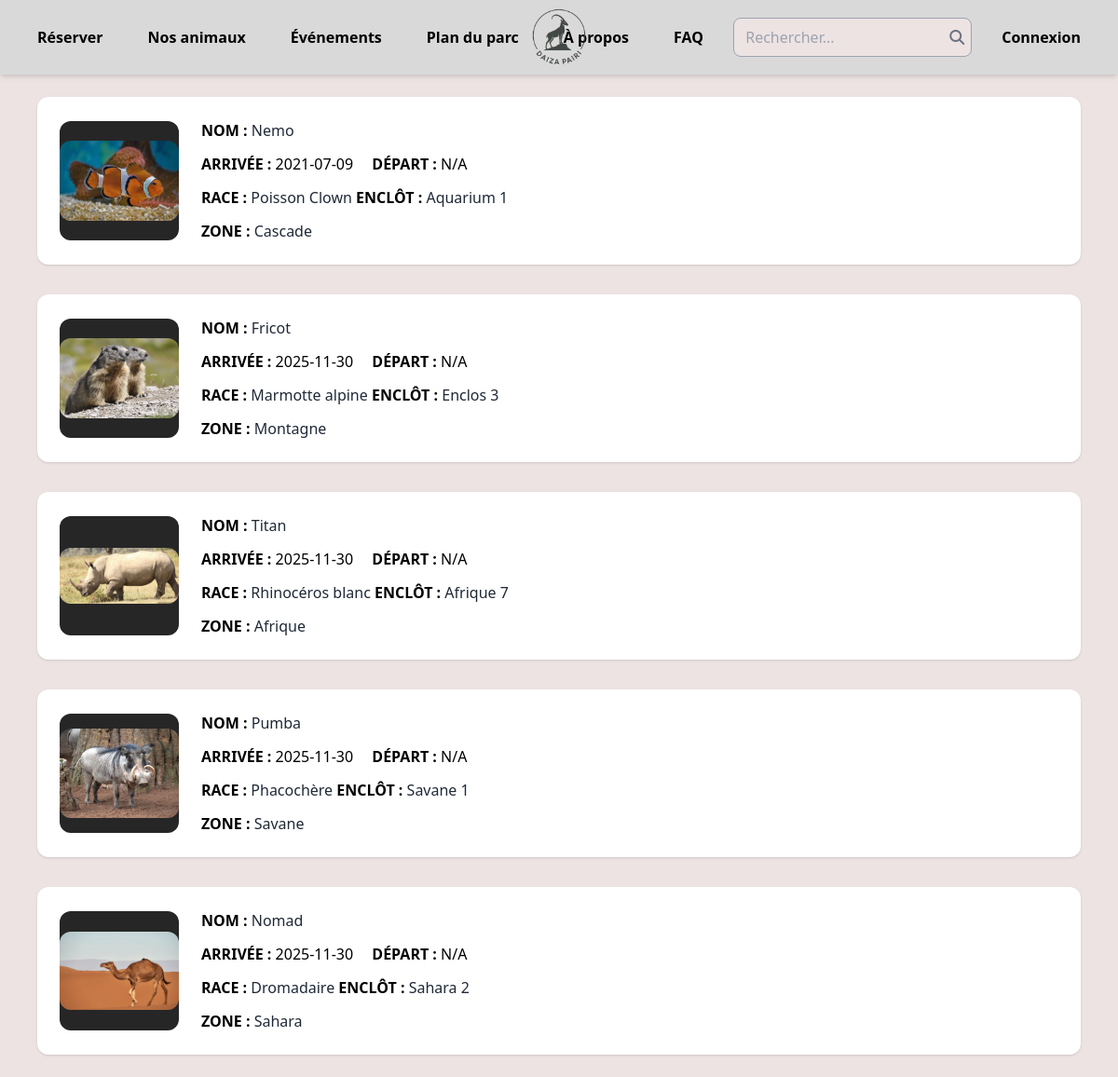
Page /animals on the committed database.
### server.py (models this page shows)
class Animal(db.Model):
    id = db.Column(db.Integer, primary_key=True)
    nom = db.Column(db.String(80), nullable=False)
    enclot = db.Column(db.String(80), nullable=False)
    zone = db.Column(db.String(100), nullable=False)
    espèce = db.Column(db.String(80), nullable=False)
    arrive = db.Column(db.String(80), nullable=False)
    depart = db.Column(db.String(80))
    soin = db.Column(db.String(80))
    image = db.Column(db.String(200))
    soins = db.relationship(
        "Soin",
        backref="animal",
        cascade="all, delete-orphan",
        lazy=True
    )

### server.py (the view)
@app.route('/animals')
def animal():
    zone = request.args.get('zone')
    nom = request.args.get('nom')
    enclot = request.args.get('enclot')
    if zone:
        animaux = Animal.query.filter(Animal.zone.ilike(f"%{zone}%")).all()
        return render_template("animaux.html", animaux=animaux, zone=zone)
    if nom:
        animaux = Animal.query.filter(Animal.nom.ilike(f"%{nom}%")).all()
        return render_template("animaux.html", animaux=animaux, zone=None)
    if enclot:
        animaux = Animal.query.filter(Animal.enclot.ilike(f"%{enclot}%")).all()
        return render_template("animaux.html", animaux=animaux, zone=None)
    if current_user.is_authenticated and current_user.role in ['admin', 'soigneur']:
        animaux = Animal.query.all()
        return render_template("animaux.html", animaux=animaux, zone=None)
    categories = ['Cascade', 'Montagne', 'Afrique', 'Savane', 'Sahara']
    resultats = []
    for cat in categories:
        count = Animal.query.filter(Animal.zone == cat).count()
        if count > 0:
            choix = random.randint(0, count - 1)
            animal = (
                Animal.query
                .filter(Animal.zone == cat)
                .offset(choix)
                .first()
            )
            if animal:
                resultats.append(animal)
    return render_template("animaux.html", animaux=resultats, zone=None)

### templates/animaux.html (shortened to what this page needs)
<!DOCTYPE html>
<html lang="fr">
<head>
  <script src="https://cdn.tailwindcss.com"></script>
  <link rel="stylesheet" href="https://cdnjs.cloudflare.com/ajax/libs/font-awesome/6.5.1/css/all.min.css">
</head>
<body class="w-full h-screen bg-[#EDE3E3]">
    {% include '/components/nav.html' %}
    <div class="w-full px-10 py-6 space-y-8">
        {% for animau in animaux %}
        <div id="animal-{{ animau.id }}" class="animal-card bg-white rounded-xl shadow flex items-center p-6 relative">
            <div class="w-32 h-32 bg-[#262626] rounded-xl flex items-center justify-center">
                <img src="../static/uploads/{{ animau.image }}" alt="photo animal" width="128" height="128" class="object-cover rounded-xl">
            </div>
            <div class="ml-6 space-y-3">
                <p>
                    <span class="font-semibold">NOM :</span>
                    <span class="text-gray-800">{{ animau.nom }}</span>
                </p>
                <p>
                    <span class="font-semibold">ARRIVÉE :</span> {{ animau.arrive }}
                    <span class="font-semibold ml-4">DÉPART :</span> {{ animau.depart if animau.depart else 'N/A' }}
                </p>
                <p>
                    <span class="font-semibold">RACE :</span>
                    <span class="text-gray-800">{{ animau.espèce }}</span>
                    <span class="font-semibold">ENCLÔT :</span>
                    <span class="text-gray-800">{{ animau.enclot if animau.enclot else 'N/A' }}</span>
                </p>
                <p>
                    <span class="font-semibold">ZONE :</span>
                    <span class="text-gray-800">{{ animau.zone }}</span>
                </p>
            </div>
        </div>
        {% endfor %}
    </div>
</body>
</html>

### templates/components/nav.html (shortened to what this page needs)
<nav class="bg-[#D9D9D9] w-full sticky top-0 z-50 shadow-md">
    <div class="hidden md:flex items-center justify-between px-6 py-3 h-20 relative">
      <div class="flex items-center space-x-4">
        <a href="/book" class="font-semibold px-4 py-2 rounded-full transition duration-300 hover:bg-green-500/70 hover:text-white">Réserver</a>
        <a href="/animals" class="font-semibold px-4 py-2 rounded-full transition duration-300 hover:bg-green-500/70 hover:text-white">Nos animaux</a>
        <a href="/events" class="font-semibold px-4 py-2 rounded-full transition duration-300 hover:bg-green-500/70 hover:text-white">Événements</a>
        <a href="/map" class="font-semibold px-4 py-2 rounded-full transition duration-300 hover:bg-green-500/70 hover:text-white">Plan du parc</a>
        <a href="/about" class="font-semibold px-4 py-2 rounded-full transition duration-300 hover:bg-green-500/70 hover:text-white">À propos</a>
        <a href="/faq" class="font-semibold px-4 py-2 rounded-full transition duration-300 hover:bg-green-500/70 hover:text-white">FAQ</a>
      </div>
      <div class="absolute left-1/2 transform -translate-x-1/2">
        <a href="/">
          <img src="./static/images/logo2.png" alt="logo" class="w-20 h-20 rounded-full object-cover">
        </a>
      </div>
      <div class="flex items-center space-x-4">
        <div class="relative w-64" id="searchContainer">
            <input
                type="text"
                id="searchInput"
                placeholder="Rechercher..."
                class="px-3 py-2 w-full rounded-lg border border-gray-400 bg-[#EDE3E3] focus:outline-none focus:ring-2 focus:ring-green-500"
            />
            <button class="absolute right-2 top-1/2 -translate-y-1/2 text-gray-500 hover:text-green-600">
                <i class="fas fa-search"></i>
            </button>
        </div>
        {% if current_user.is_authenticated %}
          <a href="/compte" class="font-semibold px-4 py-2 rounded-full transition duration-300 hover:bg-green-500/70 hover:text-white">Mon compte</a>
        {% else %}
          <a href="/login" class="font-semibold px-4 py-2 rounded-full transition duration-300 hover:bg-green-500/70 hover:text-white">Connexion</a>
        {% endif %}
      </div>
    </div>
</nav>

### rows in the picture
Animal: image (picture), nom "Nemo", arrive "2021-07-09", depart "N/A", espèce "Poisson Clown", enclot "Aquarium 1", zone "Cascade"
Animal: image (picture), nom "Fricot", arrive "2025-11-30", depart "N/A", espèce "Marmotte alpine", enclot "Enclos 3", zone "Montagne"
Animal: image (picture), nom "Titan", arrive "2025-11-30", depart "N/A", espèce "Rhinocéros blanc", enclot "Afrique 7", zone "Afrique"
Animal: image (picture), nom "Pumba", arrive "2025-11-30", depart "N/A", espèce "Phacochère", enclot "Savane 1", zone "Savane"
Animal: image (picture), nom "Nomad", arrive "2025-11-30", depart "N/A", espèce "Dromadaire", enclot "Sahara 2", zone "Sahara"
